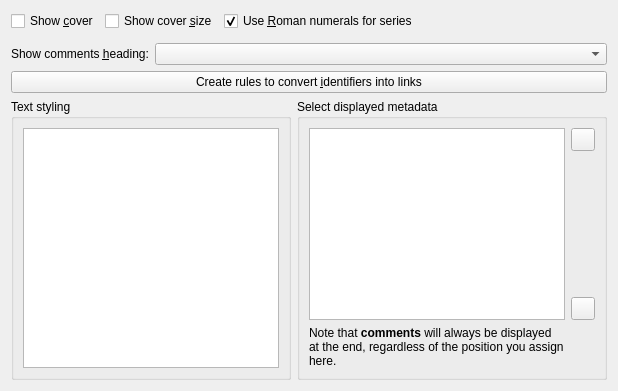
     <widget class="QWidget" name="book_details_tab">
      <attribute name="icon">
       <iconset resource="../../../../resources/images.qrc">
        <normaloff>:/images/book.png</normaloff>:/images/book.png</iconset>
      </attribute>
      <attribute name="title">
       <string>&amp;Book details</string>
      </attribute>
      <layout class="QGridLayout" name="gridLayout_6">
       <item row="6" column="0">
        <widget class="QGroupBox" name="groupBox_5">
         <property name="title">
          <string>Text styling</string>
         </property>
         <layout class="QVBoxLayout" name="verticalLayout_3">
          <item>
           <widget class="QPlainTextEdit" name="opt_book_details_css"/>
          </item>
         </layout>
        </widget>
       </item>
       <item row="5" column="0" colspan="2">
        <widget class="QPushButton" name="id_links_button">
         <property name="text">
          <string>Create rules to convert &amp;identifiers into links</string>
         </property>
        </widget>
       </item>
       <item row="1" column="0" colspan="2">
        <widget class="QWidget" name="default_author_link_container" native="true">
         <property name="sizePolicy">
          <sizepolicy hsizetype="Preferred" vsizetype="Maximum">
           <horstretch>0</horstretch>
           <verstretch>0</verstretch>
          </sizepolicy>
         </property>
        </widget>
       </item>
       <item row="6" column="1">
        <widget class="QGroupBox" name="groupBox">
         <property name="title">
          <string>Select displayed metadata</string>
         </property>
         <layout class="QGridLayout" name="gridLayout_3">
          <item row="3" column="1">
           <widget class="QToolButton" name="df_down_button">
            <property name="toolTip">
             <string>Move down</string>
            </property>
            <property name="icon">
             <iconset resource="../../../../resources/images.qrc">
              <normaloff>:/images/arrow-down.png</normaloff>:/images/arrow-down.png</iconset>
            </property>
           </widget>
          </item>
          <item row="1" column="1">
           <widget class="QToolButton" name="df_up_button">
            <property name="toolTip">
             <string>Move up</string>
            </property>
            <property name="icon">
             <iconset resource="../../../../resources/images.qrc">
              <normaloff>:/images/arrow-up.png</normaloff>:/images/arrow-up.png</iconset>
            </property>
           </widget>
          </item>
          <item row="2" column="1">
           <spacer name="verticalSpacer_5">
            <property name="orientation">
             <enum>Qt::Vertical</enum>
            </property>
            <property name="sizeHint" stdset="0">
             <size>
              <width>20</width>
              <height>40</height>
             </size>
            </property>
           </spacer>
          </item>
          <item row="1" column="0" rowspan="3">
           <widget class="QListView" name="field_display_order">
            <property name="alternatingRowColors">
             <bool>true</bool>
            </property>
           </widget>
          </item>
          <item row="4" column="0">
           <widget class="QLabel" name="label_3">
            <property name="text">
             <string>Note that &lt;b&gt;comments&lt;/b&gt; will always be displayed at the end, regardless of the position you assign here.</string>
            </property>
            <property name="wordWrap">
             <bool>true</bool>
            </property>
           </widget>
          </item>
         </layout>
        </widget>
       </item>
       <item row="0" column="0" colspan="2">
        <layout class="QHBoxLayout">
         <item>
          <widget class="QCheckBox" name="opt_bd_show_cover">
           <property name="text">
            <string>Show &amp;cover</string>
           </property>
          </widget>
         </item>
         <item>
          <widget class="QCheckBox" name="opt_bd_overlay_cover_size">
           <property name="toolTip">
            <string>Show the size of the book's cover in pixels</string>
           </property>
           <property name="text">
            <string>Show cover &amp;size</string>
           </property>
          </widget>
         </item>
         <item>
          <widget class="QCheckBox" name="opt_use_roman_numerals_for_series_number">
           <property name="text">
            <string>Use &amp;Roman numerals for series</string>
           </property>
           <property name="checked">
            <bool>true</bool>
           </property>
          </widget>
         </item>
         <item>
          <spacer name="horizontalSpacer_bd1">
           <property name="orientation">
            <enum>Qt::Horizontal</enum>
           </property>
           <property name="sizeHint" stdset="0">
            <size>
             <width>20</width>
             <height>0</height>
            </size>
           </property>
          </spacer>
         </item>
        </layout>
       </item>
       <item row="4" column="0" colspan="2">
        <layout class="QHBoxLayout" name="horizontalLayout_2">
         <item>
          <widget class="QLabel" name="label_25">
           <property name="text">
            <string>Show comments &amp;heading:</string>
           </property>
           <property name="buddy">
            <cstring>opt_book_details_comments_heading_pos</cstring>
           </property>
          </widget>
         </item>
         <item>
          <widget class="QComboBox" name="opt_book_details_comments_heading_pos">
           <property name="sizePolicy">
            <sizepolicy hsizetype="Expanding" vsizetype="Fixed">
             <horstretch>0</horstretch>
             <verstretch>0</verstretch>
            </sizepolicy>
           </property>
          </widget>
         </item>
        </layout>
       </item>
      </layout>
     </widget>
